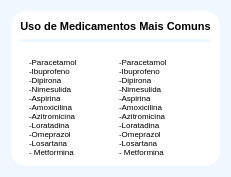
                 <widget class="QWidget" name="Widget_MCOMMON" native="true">
                  <property name="autoFillBackground">
                   <bool>false</bool>
                  </property>
                  <property name="styleSheet">
                   <string notr="true">background-color: #F0F7FE;
border-radius: 250px; border-radius: 20px</string>
                  </property>
                  <layout class="QHBoxLayout" name="horizontalLayout_24">
                   <item>
                    <widget class="QWidget" name="Container_MCOMMON" native="true">
                     <property name="autoFillBackground">
                      <bool>false</bool>
                     </property>
                     <property name="styleSheet">
                      <string notr="true">background-color: #FFFFFF;
border-radius: 15px;</string>
                     </property>
                     <layout class="QVBoxLayout" name="verticalLayout_31">
                      <property name="rightMargin">
                       <number>9</number>
                      </property>
                      <property name="bottomMargin">
                       <number>0</number>
                      </property>
                      <item>
                       <widget class="QLabel" name="UsoMCOMMON">
                        <property name="enabled">
                         <bool>true</bool>
                        </property>
                        <property name="maximumSize">
                         <size>
                          <width>16777215</width>
                          <height>25</height>
                         </size>
                        </property>
                        <property name="font">
                         <font>
                          <pointsize>8</pointsize>
                          <weight>63</weight>
                          <bold>true</bold>
                         </font>
                        </property>
                        <property name="layoutDirection">
                         <enum>Qt::LeftToRight</enum>
                        </property>
                        <property name="styleSheet">
                         <string notr="true">font-weight: 500;
background-color: transparent;</string>
                        </property>
                        <property name="text">
                         <string>Uso de Medicamentos Mais Comuns</string>
                        </property>
                        <property name="alignment">
                         <set>Qt::AlignCenter</set>
                        </property>
                       </widget>
                      </item>
                      <item>
                       <widget class="Line" name="line">
                        <property name="styleSheet">
                         <string notr="true">background-color: #F0F7FE;</string>
                        </property>
                        <property name="orientation">
                         <enum>Qt::Horizontal</enum>
                        </property>
                       </widget>
                      </item>
                      <item>
                       <widget class="QWidget" name="widget_32" native="true">
                        <property name="styleSheet">
                         <string notr="true">background-color: transparent;
</string>
                        </property>
                        <layout class="QHBoxLayout" name="horizontalLayout_15">
                         <item>
                          <widget class="QLabel" name="list1">
                           <property name="font">
                            <font>
                             <pointsize>6</pointsize>
                            </font>
                           </property>
                           <property name="autoFillBackground">
                            <bool>false</bool>
                           </property>
                           <property name="styleSheet">
                            <string notr="true">background-color: transparent</string>
                           </property>
                           <property name="text">
                            <string>-Paracetamol
-Ibuprofeno
-Dipirona
-Nimesulida
-Aspirina
-Amoxicilina
-Azitromicina
-Loratadina
-Omeprazol
-Losartana
- Metformina</string>
                           </property>
                          </widget>
                         </item>
                         <item>
                          <widget class="QLabel" name="list2">
                           <property name="font">
                            <font>
                             <pointsize>6</pointsize>
                            </font>
                           </property>
                           <property name="autoFillBackground">
                            <bool>false</bool>
                           </property>
                           <property name="styleSheet">
                            <string notr="true">background-color: transparent;</string>
                           </property>
                           <property name="text">
                            <string>-Paracetamol
-Ibuprofeno
-Dipirona
-Nimesulida
-Aspirina
-Amoxicilina
-Azitromicina
-Loratadina
-Omeprazol
-Losartana
- Metformina</string>
                           </property>
                          </widget>
                         </item>
                        </layout>
                       </widget>
                      </item>
                     </layout>
                    </widget>
                   </item>
                  </layout>
                 </widget>
